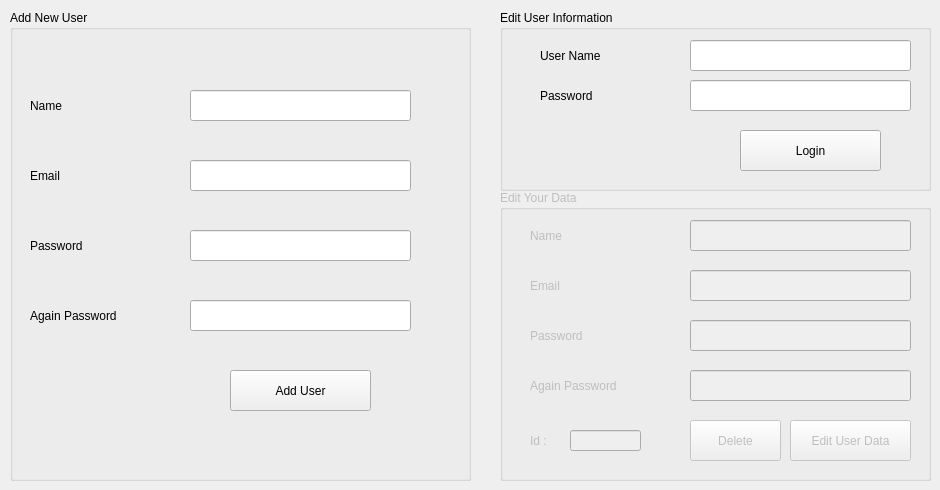
    <widget class="QWidget" name="tab_3">
     <attribute name="title">
      <string>Page</string>
     </attribute>
     <widget class="QGroupBox" name="groupBox">
      <property name="geometry">
       <rect>
        <x>10</x>
        <y>10</y>
        <width>461</width>
        <height>471</height>
       </rect>
      </property>
      <property name="title">
       <string>Add New User</string>
      </property>
      <widget class="QLabel" name="label_22">
       <property name="geometry">
        <rect>
         <x>20</x>
         <y>80</y>
         <width>131</width>
         <height>31</height>
        </rect>
       </property>
       <property name="text">
        <string>Name</string>
       </property>
      </widget>
      <widget class="QLabel" name="label_23">
       <property name="geometry">
        <rect>
         <x>20</x>
         <y>150</y>
         <width>131</width>
         <height>31</height>
        </rect>
       </property>
       <property name="text">
        <string>Email</string>
       </property>
      </widget>
      <widget class="QLabel" name="label_24">
       <property name="geometry">
        <rect>
         <x>20</x>
         <y>220</y>
         <width>131</width>
         <height>31</height>
        </rect>
       </property>
       <property name="text">
        <string>Password</string>
       </property>
      </widget>
      <widget class="QLabel" name="label_25">
       <property name="geometry">
        <rect>
         <x>20</x>
         <y>290</y>
         <width>131</width>
         <height>31</height>
        </rect>
       </property>
       <property name="text">
        <string>Again Password</string>
       </property>
      </widget>
      <widget class="QLineEdit" name="user_name">
       <property name="geometry">
        <rect>
         <x>180</x>
         <y>80</y>
         <width>221</width>
         <height>31</height>
        </rect>
       </property>
      </widget>
      <widget class="QLineEdit" name="user_email">
       <property name="geometry">
        <rect>
         <x>180</x>
         <y>150</y>
         <width>221</width>
         <height>31</height>
        </rect>
       </property>
      </widget>
      <widget class="QLineEdit" name="user_password">
       <property name="geometry">
        <rect>
         <x>180</x>
         <y>220</y>
         <width>221</width>
         <height>31</height>
        </rect>
       </property>
       <property name="echoMode">
        <enum>QLineEdit::Password</enum>
       </property>
      </widget>
      <widget class="QLineEdit" name="user_again_password">
       <property name="geometry">
        <rect>
         <x>180</x>
         <y>290</y>
         <width>221</width>
         <height>31</height>
        </rect>
       </property>
       <property name="echoMode">
        <enum>QLineEdit::Password</enum>
       </property>
      </widget>
      <widget class="QPushButton" name="btn_add_user">
       <property name="geometry">
        <rect>
         <x>220</x>
         <y>360</y>
         <width>141</width>
         <height>41</height>
        </rect>
       </property>
       <property name="text">
        <string>Add User</string>
       </property>
      </widget>
     </widget>
     <widget class="QGroupBox" name="groupBox_2">
      <property name="geometry">
       <rect>
        <x>500</x>
        <y>10</y>
        <width>431</width>
        <height>181</height>
       </rect>
      </property>
      <property name="title">
       <string>Edit User Information</string>
      </property>
      <widget class="QLabel" name="label_30">
       <property name="geometry">
        <rect>
         <x>40</x>
         <y>70</y>
         <width>101</width>
         <height>31</height>
        </rect>
       </property>
       <property name="text">
        <string>Password</string>
       </property>
      </widget>
      <widget class="QLineEdit" name="lineEdit_20">
       <property name="geometry">
        <rect>
         <x>190</x>
         <y>70</y>
         <width>221</width>
         <height>31</height>
        </rect>
       </property>
       <property name="echoMode">
        <enum>QLineEdit::Password</enum>
       </property>
      </widget>
      <widget class="QLineEdit" name="lineEdit_21">
       <property name="geometry">
        <rect>
         <x>190</x>
         <y>30</y>
         <width>221</width>
         <height>31</height>
        </rect>
       </property>
      </widget>
      <widget class="QLabel" name="label_31">
       <property name="geometry">
        <rect>
         <x>40</x>
         <y>30</y>
         <width>111</width>
         <height>31</height>
        </rect>
       </property>
       <property name="text">
        <string>User Name </string>
       </property>
      </widget>
      <widget class="QPushButton" name="pushButton_14">
       <property name="geometry">
        <rect>
         <x>240</x>
         <y>120</y>
         <width>141</width>
         <height>41</height>
        </rect>
       </property>
       <property name="text">
        <string>Login</string>
       </property>
      </widget>
     </widget>
     <widget class="QGroupBox" name="groupBox_4">
      <property name="enabled">
       <bool>false</bool>
      </property>
      <property name="geometry">
       <rect>
        <x>500</x>
        <y>190</y>
        <width>431</width>
        <height>291</height>
       </rect>
      </property>
      <property name="title">
       <string>Edit Your Data</string>
      </property>
      <widget class="QLabel" name="label_28">
       <property name="geometry">
        <rect>
         <x>30</x>
         <y>130</y>
         <width>121</width>
         <height>31</height>
        </rect>
       </property>
       <property name="text">
        <string>Password</string>
       </property>
      </widget>
      <widget class="QPushButton" name="pushButton_13">
       <property name="geometry">
        <rect>
         <x>290</x>
         <y>230</y>
         <width>121</width>
         <height>41</height>
        </rect>
       </property>
       <property name="text">
        <string>Edit User Data</string>
       </property>
      </widget>
      <widget class="QLineEdit" name="lineEdit_19">
       <property name="geometry">
        <rect>
         <x>190</x>
         <y>180</y>
         <width>221</width>
         <height>31</height>
        </rect>
       </property>
       <property name="echoMode">
        <enum>QLineEdit::Password</enum>
       </property>
      </widget>
      <widget class="QLineEdit" name="lineEdit_17">
       <property name="geometry">
        <rect>
         <x>190</x>
         <y>80</y>
         <width>221</width>
         <height>31</height>
        </rect>
       </property>
      </widget>
      <widget class="QLabel" name="label_27">
       <property name="geometry">
        <rect>
         <x>30</x>
         <y>180</y>
         <width>121</width>
         <height>31</height>
        </rect>
       </property>
       <property name="text">
        <string>Again Password</string>
       </property>
      </widget>
      <widget class="QLabel" name="label_26">
       <property name="geometry">
        <rect>
         <x>30</x>
         <y>80</y>
         <width>121</width>
         <height>31</height>
        </rect>
       </property>
       <property name="text">
        <string>Email</string>
       </property>
      </widget>
      <widget class="QLabel" name="label_29">
       <property name="geometry">
        <rect>
         <x>30</x>
         <y>30</y>
         <width>121</width>
         <height>31</height>
        </rect>
       </property>
       <property name="text">
        <string>Name</string>
       </property>
      </widget>
      <widget class="QLineEdit" name="lineEdit_18">
       <property name="geometry">
        <rect>
         <x>190</x>
         <y>30</y>
         <width>221</width>
         <height>31</height>
        </rect>
       </property>
      </widget>
      <widget class="QLineEdit" name="lineEdit_16">
       <property name="geometry">
        <rect>
         <x>190</x>
         <y>130</y>
         <width>221</width>
         <height>31</height>
        </rect>
       </property>
       <property name="echoMode">
        <enum>QLineEdit::Password</enum>
       </property>
      </widget>
      <widget class="QLineEdit" name="user_key">
       <property name="enabled">
        <bool>false</bool>
       </property>
       <property name="geometry">
        <rect>
         <x>70</x>
         <y>240</y>
         <width>71</width>
         <height>21</height>
        </rect>
       </property>
      </widget>
      <widget class="QLabel" name="label_12">
       <property name="geometry">
        <rect>
         <x>30</x>
         <y>240</y>
         <width>31</width>
         <height>21</height>
        </rect>
       </property>
       <property name="text">
        <string>Id :</string>
       </property>
      </widget>
      <widget class="QPushButton" name="pushButton_32">
       <property name="geometry">
        <rect>
         <x>190</x>
         <y>230</y>
         <width>91</width>
         <height>41</height>
        </rect>
       </property>
       <property name="text">
        <string>Delete</string>
       </property>
      </widget>
     </widget>
    </widget>
